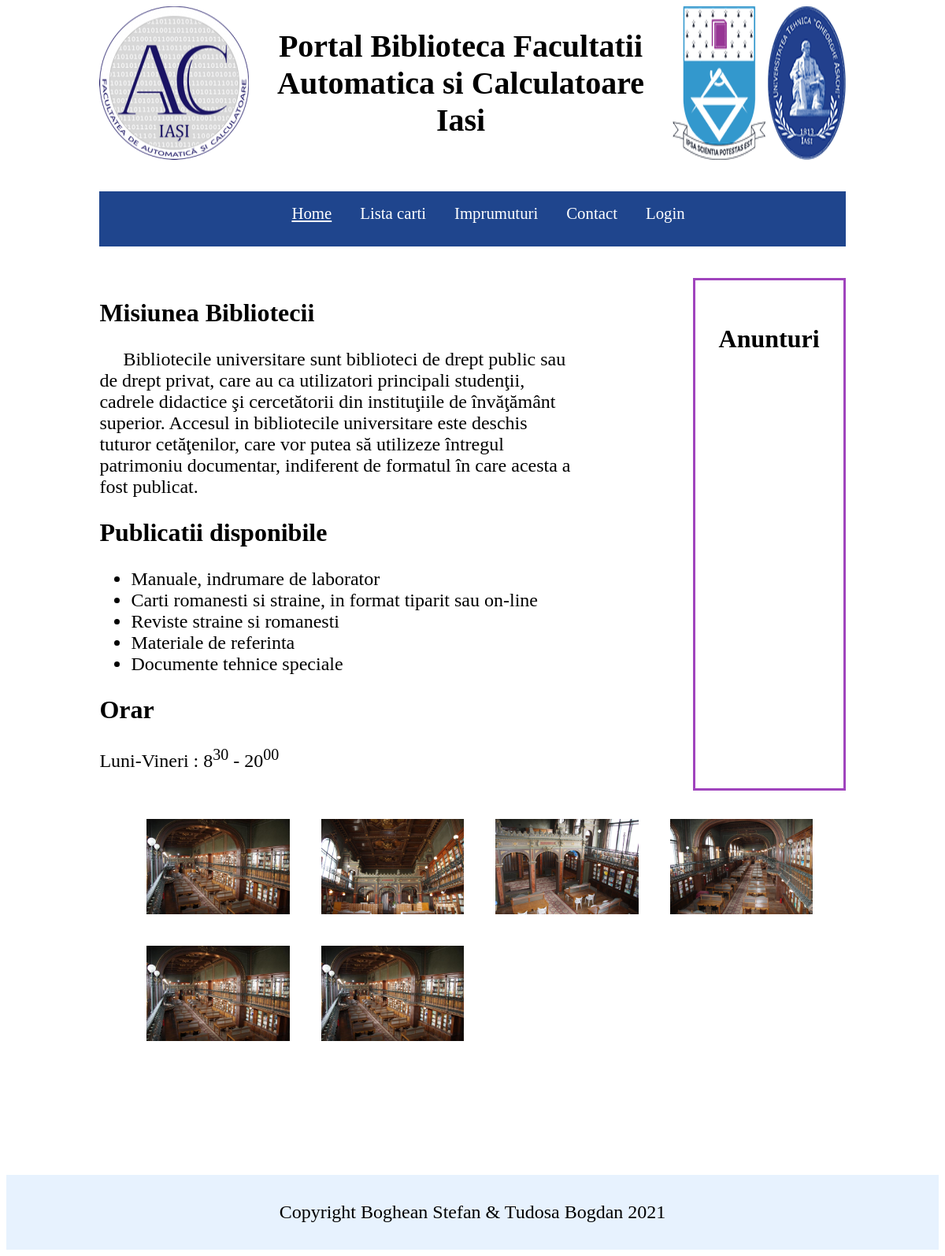
Before: / with the older database file.
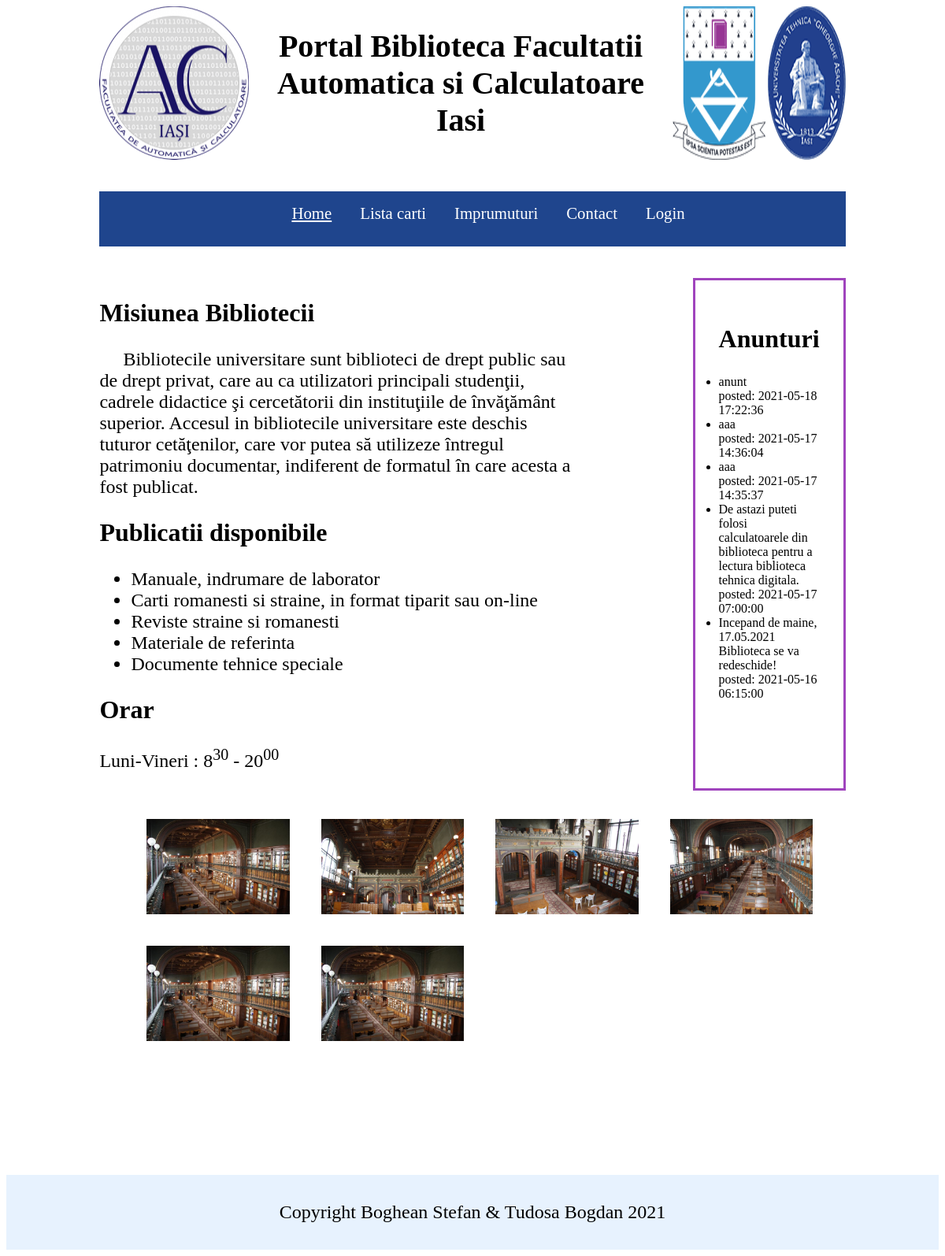
After: the same page with the newer database file.
### tables this page shows
CREATE TABLE IF NOT EXISTS `anunturi` (
  `id` int(11) NOT NULL AUTO_INCREMENT,
  `anunt` varchar(1000) DEFAULT NULL,
  `timestamp` timestamp NOT NULL DEFAULT CURRENT_TIMESTAMP ON UPDATE CURRENT_TIMESTAMP,
  PRIMARY KEY (`id`)
);

### Database.class.php (called while the page is built, shortened)
<?php
require "Anunturi.class.php";
class Database
{
    private static $conn = null;
    public static function getConn()
    {
        if (is_null(self::$conn)) {
            self::$conn = new PDO(self::dsn,self::user,self::pass);
        }
        return self::$conn;
    }
    public static function getAnunturi(){
        $sql = "SELECT * from anunturi ORDER BY timestamp DESC";
        $conn = self::getConn();
        foreach ($conn->query($sql) as $row) {
            $listaAnunt[] = new Anunt($row);
        }
        return $listaAnunt;
    }
}

### Anunturi.class.php (called while the page is built, shortened)
<?php
class Anunt{
    private $anunt;
    private $timestamp;
    function __construct($row){
        $this->anunt = $row['anunt'];
        $this->timestamp = $row['timestamp'];
    }
    public function getAnunt(){
        return $this->anunt;
    }
    public function getTimestamp(){
        return $this->timestamp;
    }
}
?>

### index.php (the view, shortened to what this page needs)
<!DOCTYPE html>
<html>
<?php
	require "header.php";
	require "Database.class.php";
	$anunturi = (new Database)->getAnunturi();
?>
    <div class="main-container">
      <div class="main-content">
    <h2>Misiunea Bibliotecii</h2>
    <p>&emsp; Bibliotecile universitare sunt biblioteci de drept public sau de drept privat, care au ca utilizatori principali studenţii, cadrele didactice şi cercetătorii din instituţiile de învăţământ superior. Accesul in bibliotecile universitare este deschis tuturor cetăţenilor, care vor putea să utilizeze întregul patrimoniu documentar, indiferent de formatul în care acesta a fost publicat.</p>
    <h2>Publicatii disponibile</h2>
    <ul class="pub">
      <li>Manuale, indrumare de laborator</li>
      <li>Carti romanesti si straine, in format tiparit sau on-line</li>
      <li>Reviste straine si romanesti</li>
      <li>Materiale de referinta</li>
      <li>Documente tehnice speciale</li>
    </ul>
    <h2>Orar</h2>
    <p>Luni-Vineri : 8<sup>30</sup> - 20<sup>00</sup></p>
      </div>
    <div class="main-news">
      <ul style="padding:0";">
      <h2>Anunturi</h2>
      <?php
			foreach($anunturi as $anunt){
				$text = "<li>" . $anunt->getAnunt() . "<br>posted: " . $anunt->getTimestamp() . "</li>";
				print($text);
			}
       ?>
      </ul>
    </div>
    </div>
    <ul class="image-container">
        <li class="img-item" >
            <img src="images/index_1.jpg">
        </li>
        <li class="img-item">
            <img src="images/index_2.jpg">
        </li>
        <li class="img-item">
            <img src="images/index_3.jpg">
        </li>
        <li class="img-item">
            <img src="images/index_4.jpg">
        </li>
        <li class="img-item">
            <img src="images/index_1.jpg">
        </li>
        <li class="img-item">
            <img src="images/index_1.jpg">
        </li>
    </ul>
    <?php include "footer.php" ?>
  </body>
</html>

### header.php (shortened to what this page needs)
<head>
	<link href="style.css" rel="stylesheet" type="text/css" />
</head>
<?php
    $file = $_SERVER['SCRIPT_NAME'];
    $file = basename($file,".php");
    $array["index"] = 0;
    $array["lista"] = 0;
    $array["imprumuturi"] = 0;
    $array["contact"] = 0;
    $array["login"] = 0;
    $array[$file] = 1;
    ?>
<body>
	<div class="main">
		<div class="title">
			<img src="images/logo_ac.png">
    <h1>Portal Biblioteca Facultatii Automatica si Calculatoare Iasi</h1>
    <img src="images/logo_tuiasi.png">
    </div>
    <div class="navbar">
      <ul>
        <li><a <?php
                    if($array["index"] == 1)
                        echo('class="active"') ;
                    ?> href = "index.php">Home</a></li>
        <li><a <?php
                    if($array["lista"] == 1)
                        echo('class="active"') ;
                    ?>href="lista.php">Lista carti</a></li>
        <li><a <?php
                    if($array["imprumuturi"] == 1)
                        echo('class="active"') ;
                    ?> href="imprumuturi.php">Imprumuturi</a></li>
        <li><a <?php
                    if($array["contact"] == 1)
                        echo('class="active"') ;
                    ?> href="contact.php">Contact</a></li>
        <li><a <?php
                    if($array["login"] == 1)
                        echo('class="active"') ;
                    ?> href="login.php">Login</a></li>
      </ul>
    </div>

### footer.php (shortened to what this page needs)
</div>
    <div class="bottom-bar">
	    <p>Copyright Boghean Stefan & Tudosa Bogdan  </p>
    </div>

### style.css (style rules this page uses)
.navbar { left: 0px; background-color: #1f458d; width: 100%; display: flex; justify-content: center; padding-bottom: 14px; }
.bottom-bar { background-color: rgba(7, 116, 240, 0.096); margin-top: 150px; padding: 10px 0px; }
.bottom-bar p { text-align: center; }
.navbar { margin: 40px 0px; }
.navbar li { display: inline; text-align: center; }
.navbar li a { text-align: center; padding: 14px 16px; text-decoration: none; color: #fff; font-size: 1.3em; }
.navbar .active { color:white; text-decoration: underline; }
.title { text-align: center; display: flex; justify-content: space-between; flex-direction: row; }
.main { position: relative; width: 80%; margin: 0 auto; }
h2 { font-size: 2em; }
h1 { font-size: 2.5em; }
p, .pub li { font-size: 1.5em; }
.main-container { display:flex; }
.main-content { margin-right: 15%; }
.main-news { border-style: solid; border-color: #a044bd; padding: 30px; }
.image-container { display: flex; flex-wrap: wrap; list-style: none; }
.img-item { flex-grow: 1; display: contents; }
.image-container img { width: 20%; height: auto; margin: 20px; cursor: zoom-in; }

Changed rows visible on the page:
added anunturi: anunt "anunt", timestamp "2021-05-18 17:22:36"
added anunturi: anunt "aaa", timestamp "2021-05-17 14:36:04"
added anunturi: anunt "aaa", timestamp "2021-05-17 14:35:37"
added anunturi: anunt "De astazi puteti folosi calculatoarele din biblioteca pentru a lectura biblioteca tehnica digitala.", timestamp "2021-05-17 07:00:00"
added anunturi: anunt "Incepand de maine, 17.05.2021 Biblioteca se va redeschide!", timestamp "2021-05-16 06:15:00"
